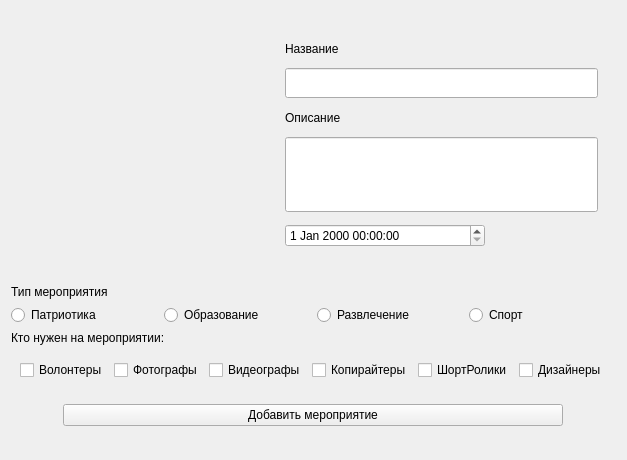
                     <widget class="QWidget" name="new_page">
                      <layout class="QVBoxLayout" name="verticalLayout_20">
                       <item>
                        <widget class="QWidget" name="horizontalWidget_2" native="true">
                         <layout class="QHBoxLayout" name="horizontalLayout_8">
                          <item>
                           <widget class="QLabel" name="event_photo">
                            <property name="minimumSize">
                             <size>
                              <width>250</width>
                              <height>250</height>
                             </size>
                            </property>
                            <property name="maximumSize">
                             <size>
                              <width>250</width>
                              <height>250</height>
                             </size>
                            </property>
                            <property name="autoFillBackground">
                             <bool>false</bool>
                            </property>
                            <property name="styleSheet">
                             <string notr="true">background-image: url(:images/icons/frame.png);
</string>
                            </property>
                            <property name="text">
                             <string/>
                            </property>
                            <property name="alignment">
                             <set>Qt::AlignCenter</set>
                            </property>
                           </widget>
                          </item>
                          <item>
                           <widget class="QWidget" name="verticalWidget" native="true">
                            <layout class="QVBoxLayout" name="verticalLayout_17">
                             <property name="spacing">
                              <number>0</number>
                             </property>
                             <item>
                              <widget class="QLabel" name="label_3">
                               <property name="minimumSize">
                                <size>
                                 <width>0</width>
                                 <height>15</height>
                                </size>
                               </property>
                               <property name="maximumSize">
                                <size>
                                 <width>16777215</width>
                                 <height>15</height>
                                </size>
                               </property>
                               <property name="text">
                                <string>Название</string>
                               </property>
                              </widget>
                             </item>
                             <item>
                              <widget class="QLineEdit" name="name_event">
                               <property name="minimumSize">
                                <size>
                                 <width>0</width>
                                 <height>30</height>
                                </size>
                               </property>
                               <property name="maximumSize">
                                <size>
                                 <width>500</width>
                                 <height>16777215</height>
                                </size>
                               </property>
                              </widget>
                             </item>
                             <item>
                              <widget class="QLabel" name="label_4">
                               <property name="maximumSize">
                                <size>
                                 <width>16777215</width>
                                 <height>15</height>
                                </size>
                               </property>
                               <property name="text">
                                <string>Описание</string>
                               </property>
                              </widget>
                             </item>
                             <item>
                              <widget class="QLineEdit" name="description_event">
                               <property name="minimumSize">
                                <size>
                                 <width>0</width>
                                 <height>75</height>
                                </size>
                               </property>
                              </widget>
                             </item>
                             <item>
                              <widget class="QDateTimeEdit" name="dateTimeEdit">
                               <property name="maximumSize">
                                <size>
                                 <width>200</width>
                                 <height>16777215</height>
                                </size>
                               </property>
                              </widget>
                             </item>
                            </layout>
                           </widget>
                          </item>
                         </layout>
                        </widget>
                       </item>
                       <item>
                        <widget class="QLabel" name="label_7">
                         <property name="text">
                          <string>Тип мероприятия</string>
                         </property>
                        </widget>
                       </item>
                       <item>
                        <layout class="QHBoxLayout" name="horizontalLayout_11">
                         <item>
                          <widget class="QRadioButton" name="radioButton_4">
                           <property name="maximumSize">
                            <size>
                             <width>150</width>
                             <height>16777215</height>
                            </size>
                           </property>
                           <property name="text">
                            <string>Патриотика</string>
                           </property>
                          </widget>
                         </item>
                         <item>
                          <widget class="QRadioButton" name="radioButton_3">
                           <property name="maximumSize">
                            <size>
                             <width>150</width>
                             <height>16777215</height>
                            </size>
                           </property>
                           <property name="text">
                            <string>Образование</string>
                           </property>
                          </widget>
                         </item>
                         <item>
                          <widget class="QRadioButton" name="radioButton_2">
                           <property name="maximumSize">
                            <size>
                             <width>150</width>
                             <height>16777215</height>
                            </size>
                           </property>
                           <property name="text">
                            <string>Развлечение</string>
                           </property>
                          </widget>
                         </item>
                         <item>
                          <widget class="QRadioButton" name="radioButton">
                           <property name="maximumSize">
                            <size>
                             <width>150</width>
                             <height>16777215</height>
                            </size>
                           </property>
                           <property name="text">
                            <string>Спорт</string>
                           </property>
                          </widget>
                         </item>
                        </layout>
                       </item>
                       <item>
                        <widget class="QLabel" name="label_6">
                         <property name="text">
                          <string>Кто нужен на мероприятии:</string>
                         </property>
                        </widget>
                       </item>
                       <item>
                        <widget class="QWidget" name="horizontalWidget_3" native="true">
                         <layout class="QHBoxLayout" name="horizontalLayout_9">
                          <item>
                           <widget class="QCheckBox" name="vol">
                            <property name="text">
                             <string>Волонтеры</string>
                            </property>
                           </widget>
                          </item>
                          <item>
                           <widget class="QCheckBox" name="ph">
                            <property name="text">
                             <string>Фотографы</string>
                            </property>
                           </widget>
                          </item>
                          <item>
                           <widget class="QCheckBox" name="vid">
                            <property name="text">
                             <string>Видеографы</string>
                            </property>
                           </widget>
                          </item>
                          <item>
                           <widget class="QCheckBox" name="cop">
                            <property name="text">
                             <string>Копирайтеры</string>
                            </property>
                           </widget>
                          </item>
                          <item>
                           <widget class="QCheckBox" name="shrt">
                            <property name="text">
                             <string>ШортРолики</string>
                            </property>
                           </widget>
                          </item>
                          <item>
                           <widget class="QCheckBox" name="des">
                            <property name="text">
                             <string>Дизайнеры</string>
                            </property>
                           </widget>
                          </item>
                         </layout>
                        </widget>
                       </item>
                       <item>
                        <widget class="QWidget" name="verticalWidget_2" native="true">
                         <layout class="QVBoxLayout" name="verticalLayout_19">
                          <property name="spacing">
                           <number>0</number>
                          </property>
                          <item alignment="Qt::AlignHCenter">
                           <widget class="QPushButton" name="save_event">
                            <property name="minimumSize">
                             <size>
                              <width>500</width>
                              <height>0</height>
                             </size>
                            </property>
                            <property name="maximumSize">
                             <size>
                              <width>500</width>
                              <height>16777215</height>
                             </size>
                            </property>
                            <property name="text">
                             <string>Добавить мероприятие</string>
                            </property>
                           </widget>
                          </item>
                          <item alignment="Qt::AlignHCenter|Qt::AlignVCenter">
                           <widget class="QLabel" name="error_event">
                            <property name="minimumSize">
                             <size>
                              <width>300</width>
                              <height>0</height>
                             </size>
                            </property>
                            <property name="text">
                             <string/>
                            </property>
                            <property name="alignment">
                             <set>Qt::AlignCenter</set>
                            </property>
                           </widget>
                          </item>
                         </layout>
                        </widget>
                       </item>
                      </layout>
                     </widget>
